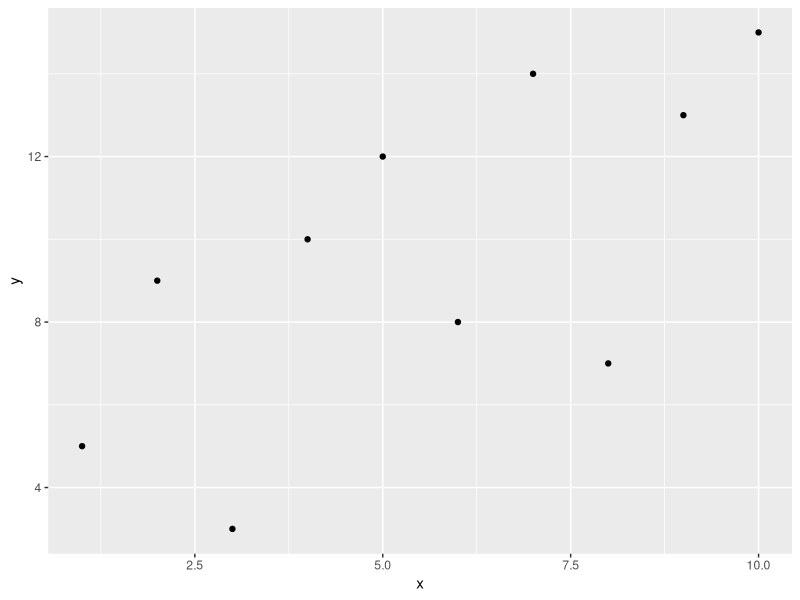
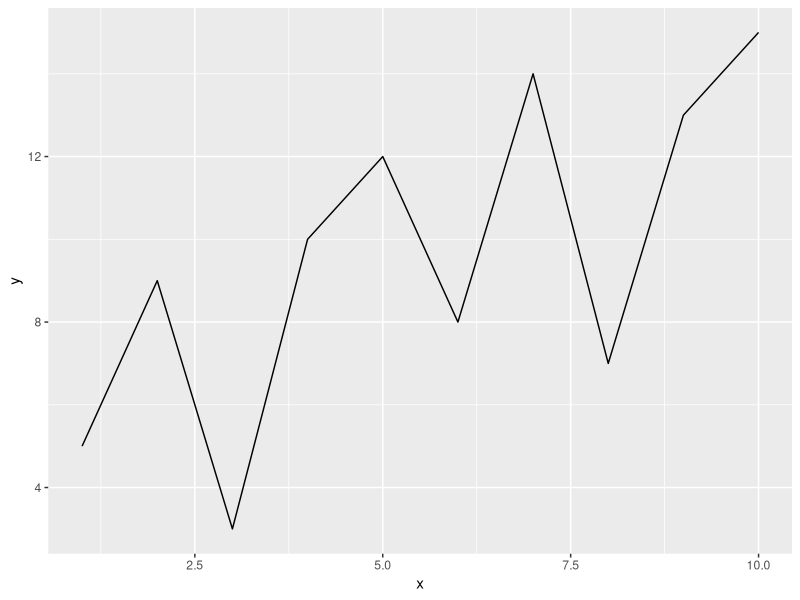
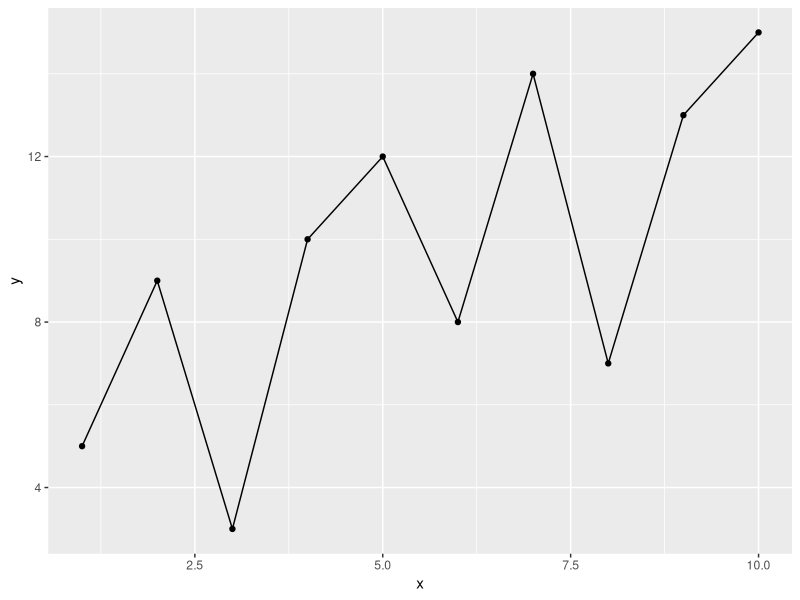
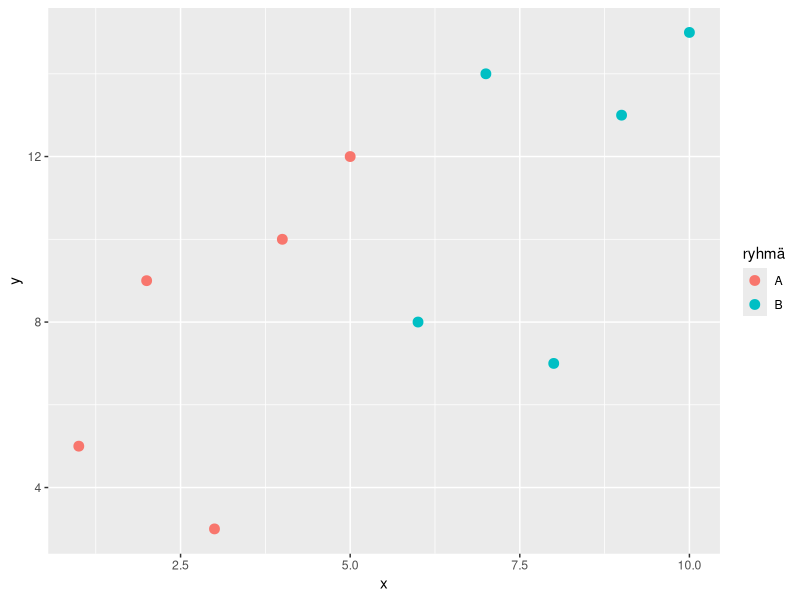
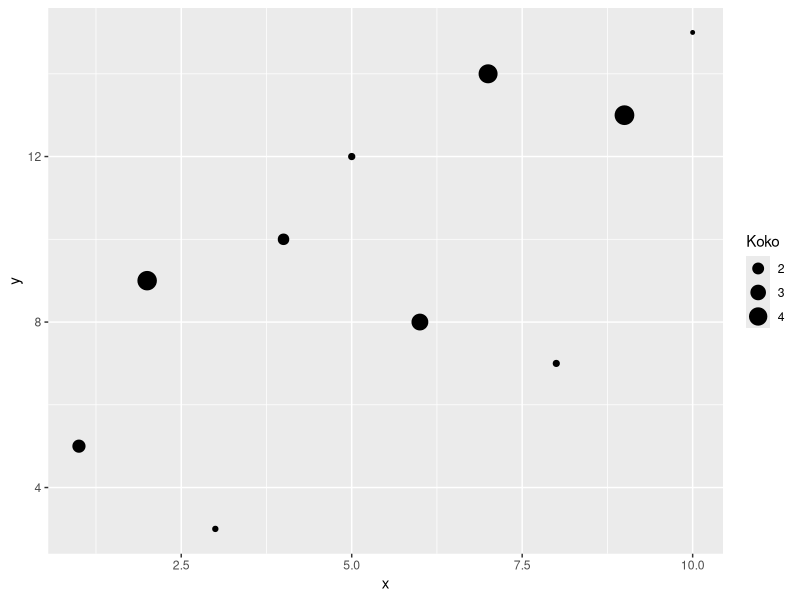
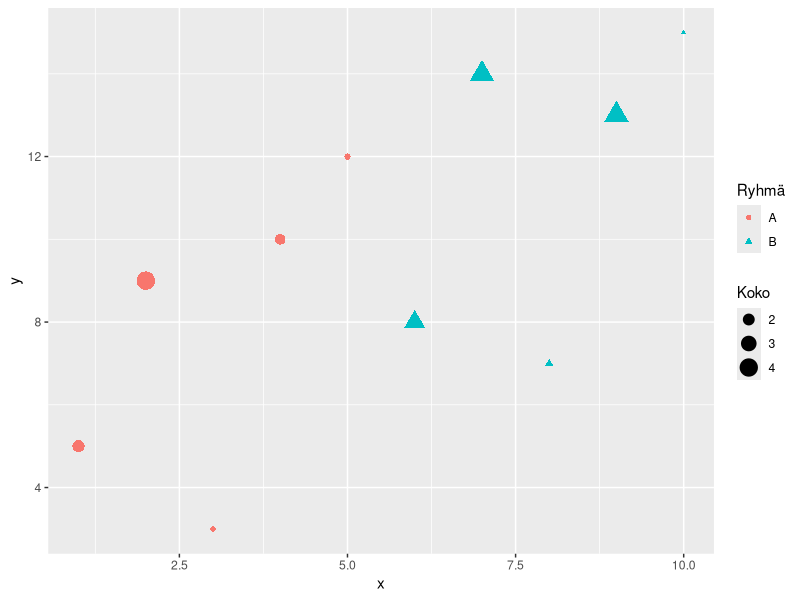
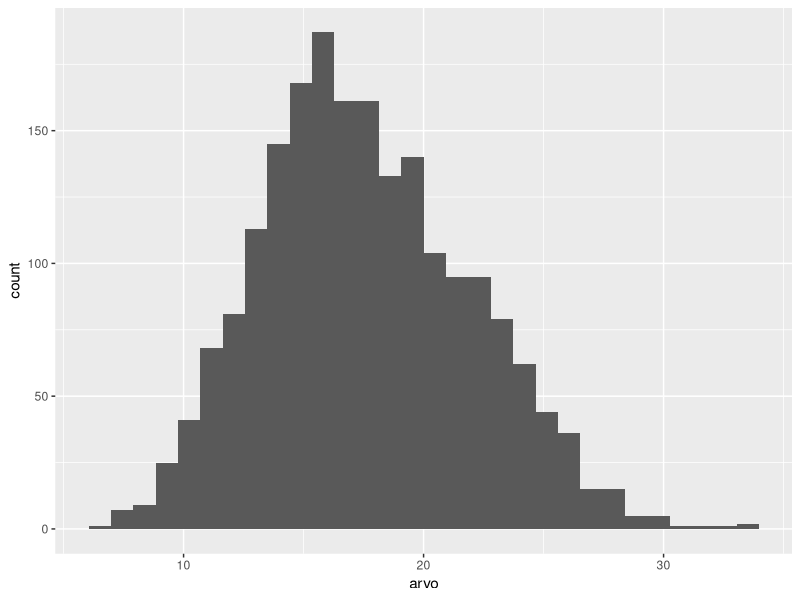
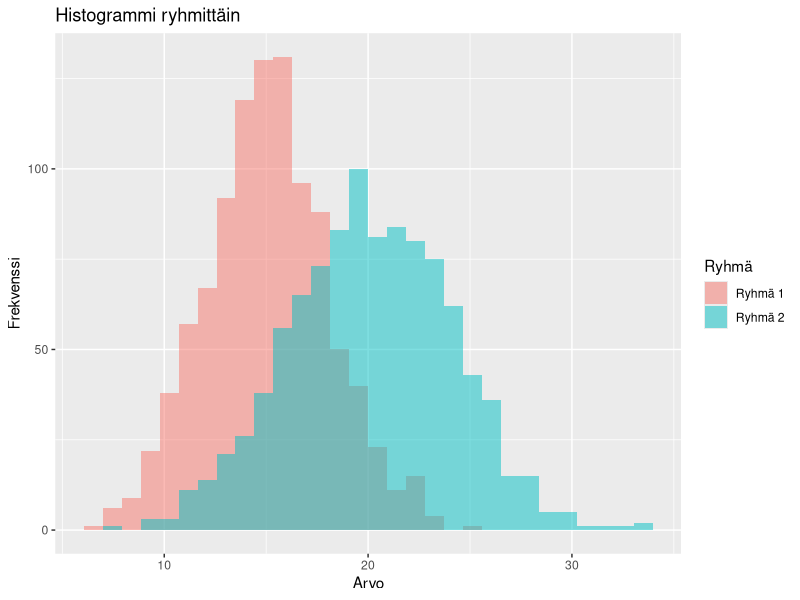

The R script that drew these images, in order:
# 2. ggplot2-visualisoinnit
# Tämä skripti esittelee ggplot2-kirjaston käyttöä erilaisten visualisointien luomiseen

# ======== Asennetaan ja ladataan ggplot2 ========

# Asennetaan ggplot2-paketti (tarvitsee tehdä vain kerran)
# install.packages("ggplot2")

# Ladataan ggplot2-kirjasto
library(ggplot2)

# ======== Luodaan esimerkkidataa ========

# Luodaan yksinkertainen dataframe
df <- data.frame(
  x = 1:10,
  y = c(5, 9, 3, 10, 12, 8, 14, 7, 13, 15),
  ryhmä = rep(c("A", "B"), each = 5),
  koko = runif(10, 1, 5)
)

# Luodaan isompi datajoukko monimutkaisempiin esimerkkeihin
set.seed(123)
laaja_df <- data.frame(
  x = rep(1:10, 3),
  y = c(1:10 * 1.5 + rnorm(10, 0, 1),
        1:10 * 0.8 + rnorm(10, 0, 1),
        1:10 * 1.2 + rnorm(10, 0, 1)),
  ryhmä = factor(rep(c("A", "B", "C"), each = 10)),
  kategoria = factor(rep(c("Matala", "Korkea"), times = 15)),
  arvo = runif(30, 10, 100)
)

# Luodaan data histogrammiesimerkille
hist_data <- data.frame(
  arvo = c(rnorm(1000, mean = 15, sd = 3),
           rnorm(1000, mean = 20, sd = 4)),
  ryhmä = factor(rep(c("Ryhmä 1", "Ryhmä 2"), each = 1000))
)

# Luodaan data boxplot-esimerkille
boxplot_data <- data.frame(
  arvo = c(rnorm(100, mean = 20, sd = 3),
           rnorm(100, mean = 25, sd = 4),
           rnorm(100, mean = 18, sd = 2),
           rnorm(100, mean = 22, sd = 5)),
  ryhmä = factor(rep(c("A", "B", "C", "D"), each = 100)),
  osajoukko = factor(rep(rep(c("X", "Y"), each = 50), times = 4))
)

# ======== 1. ggplot2:n perusteet ========

# ggplot2 perusrakenne: ggplot(data, aes(x, y)) + geom_*()

# Yksinkertainen pistekaavio
ggplot(data = df, aes(x = x, y = y)) +
  geom_point()

# Viivakuvaaja
ggplot(data = df, aes(x = x, y = y)) +
  geom_line()

# Pistekaavio ja viivakuvaaja yhdessä
ggplot(data = df, aes(x = x, y = y)) +
  geom_line() +
  geom_point()

# ======== 2. Estetiikkojen käyttö (aesthetics) ========

# Väri ryhmän mukaan
ggplot(data = df, aes(x = x, y = y, color = ryhmä)) +
  geom_point(size = 3)

# Pisteiden koko muuttujan mukaan
ggplot(data = df, aes(x = x, y = y, size = koko)) +
  geom_point() +
  labs(size = "Koko")  # Muutetaan legendin otsikkoa

# Useiden estetiikkojen käyttö
ggplot(data = df, aes(x = x, y = y, color = ryhmä, size = koko, shape = ryhmä)) +
  geom_point() +
  labs(color = "Ryhmä", size = "Koko", shape = "Ryhmä")

# ======== 3. Geometrioiden vertailu ========

# geom_point() - Pistekaavio
p1 <- ggplot(data = laaja_df, aes(x = x, y = y, color = ryhmä)) +
  geom_point() +
  labs(title = "geom_point()")

# geom_line() - Viivakuvaaja
p2 <- ggplot(data = laaja_df, aes(x = x, y = y, color = ryhmä)) +
  geom_line() +
  labs(title = "geom_line()")

# geom_smooth() - Sovitekäyrä
p3 <- ggplot(data = laaja_df, aes(x = x, y = y, color = ryhmä)) +
  geom_smooth() +
  labs(title = "geom_smooth()")

# geom_bar() - Pylväskaavio (laskee frekvenssin)
p4 <- ggplot(data = laaja_df, aes(x = ryhmä, fill = kategoria)) +
  geom_bar(position = "dodge") +
  labs(title = "geom_bar()")

# Yhdistetään kuvaajat (vaatii gridExtra-paketin)
# install.packages("gridExtra")
# library(gridExtra)
# grid.arrange(p1, p2, p3, p4, ncol = 2)

# ======== 4. Histogrammi ggplot2:lla ========

# Perushistogrammi
ggplot(data = hist_data, aes(x = arvo)) +
  geom_histogram(bins = 30)

# Histogrammi väritettynä ryhmän mukaan (päällekkäin)
ggplot(data = hist_data, aes(x = arvo, fill = ryhmä)) +
  geom_histogram(bins = 30, alpha = 0.5, position = "identity") +
  labs(title = "Histogrammi ryhmittäin", 
       x = "Arvo", 
       y = "Frekvenssi",
       fill = "Ryhmä")

# Histogrammi tiheyskäyrällä
ggplot(data = hist_data, aes(x = arvo)) +
  geom_histogram(aes(y = ..density..), bins = 30, fill = "skyblue", color = "black") +
  geom_density(alpha = 0.5, fill = "red") +
  labs(title = "Histogrammi tiheyskäyrällä", 
       x = "Arvo", 
       y = "Tiheys")

# Useita histogrammeja vierekkäin (faceting)
ggplot(data = hist_data, aes(x = arvo)) +
  geom_histogram(bins = 30, fill = "skyblue", color = "black") +
  facet_wrap(~ ryhmä) +
  labs(title = "Histogrammit ryhmittäin", 
       x = "Arvo", 
       y = "Frekvenssi")

# ======== 5. Laatikkokaavio (Box Plot) ggplot2:lla ========

# Peruslaatikkokaavio
ggplot(data = boxplot_data, aes(x = ryhmä, y = arvo)) +
  geom_boxplot() +
  labs(title = "Laatikkokaavio", 
       x = "Ryhmä", 
       y = "Arvo")

# Laatikkokaavio täytettynä ryhmän mukaan
ggplot(data = boxplot_data, aes(x = ryhmä, y = arvo, fill = ryhmä)) +
  geom_boxplot() +
  labs(title = "Laatikkokaavio väritettynä", 
       x = "Ryhmä", 
       y = "Arvo",
       fill = "Ryhmä")

# Ryhmitelty laatikkokaavio
ggplot(data = boxplot_data, aes(x = ryhmä, y = arvo, fill = osajoukko)) +
  geom_boxplot() +
  labs(title = "Ryhmitelty laatikkokaavio", 
       x = "Ryhmä", 
       y = "Arvo",
       fill = "Osajoukko")

# Ympyröidään poikkeavat havainnot
ggplot(data = boxplot_data, aes(x = ryhmä, y = arvo)) +
  geom_boxplot(outlier.shape = NA) +  # Piilotetaan oletuspoikkeamat
  geom_jitter(width = 0.2, alpha = 0.5) +  # Lisätään hajontaa välttääksemme päällekkäisyyttä
  labs(title = "Laatikkokaavio pistepilven kanssa", 
       x = "Ryhmä", 
       y = "Arvo")

# ======== 6. Violin Plot (Viulukuvaaja) ========

# Perusviulukuvaaja
ggplot(data = boxplot_data, aes(x = ryhmä, y = arvo)) +
  geom_violin() +
  labs(title = "Viulukuvaaja", 
       x = "Ryhmä", 
       y = "Arvo")

# Viulukuvaaja + laatikkokaavio
ggplot(data = boxplot_data, aes(x = ryhmä, y = arvo, fill = ryhmä)) +
  geom_violin(alpha = 0.5) +
  geom_boxplot(width = 0.2, alpha = 0.8) +
  labs(title = "Viulukuvaaja laatikkokaavion kanssa", 
       x = "Ryhmä", 
       y = "Arvo",
       fill = "Ryhmä")

# ======== 7. Bar Plot (Pylväsdiagrammi) ========

# Luodaan data pylväsdiagrammia varten
data_pylväs <- data.frame(
  kategoria = factor(c("A", "B", "C", "D", "E")),
  arvo = c(10, 24, 15, 8, 17)
)

# Peruspylväsdiagrammi (huomaa stat = "identity")
ggplot(data = data_pylväs, aes(x = kategoria, y = arvo)) +
  geom_col() +  # geom_col() = geom_bar(stat = "identity")
  labs(title = "Pylväsdiagrammi", 
       x = "Kategoria", 
       y = "Arvo")

# Pylväsdiagrammi väritettynä
ggplot(data = data_pylväs, aes(x = kategoria, y = arvo, fill = kategoria)) +
  geom_col() +
  labs(title = "Pylväsdiagrammi väritettynä", 
       x = "Kategoria", 
       y = "Arvo",
       fill = "Kategoria")

# Vaakasuora pylväsdiagrammi
ggplot(data = data_pylväs, aes(x = kategoria, y = arvo, fill = kategoria)) +
  geom_col() +
  coord_flip() +  # Kääntää koordinaatiston
  labs(title = "Vaakasuora pylväsdiagrammi", 
       x = "Kategoria", 
       y = "Arvo",
       fill = "Kategoria")

# ======== 8. Kuvaajien muokkaaminen ========

# Teema
p <- ggplot(data = df, aes(x = x, y = y, color = ryhmä)) +
  geom_point(size = 3) +
  labs(title = "Muokattu kuvaaja",
       subtitle = "Esimerkki teeman käytöstä",
       x = "X-akseli",
       y = "Y-akseli",
       color = "Ryhmä")

# theme_minimal() - minimalistinen teema
p + theme_minimal()

# theme_bw() - mustavalkoinen teema
p + theme_bw()

# theme_classic() - klassinen teema
p + theme_classic()

# theme_dark() - tumma teema
p + theme_dark()

# Oma mukautettu teema
p + theme(
  plot.title = element_text(size = 16, face = "bold"),
  plot.subtitle = element_text(size = 12, color = "gray50"),
  axis.title = element_text(size = 14),
  legend.position = "bottom",
  panel.grid.major = element_line(color = "gray80"),
  panel.grid.minor = element_blank()
)

# ======== 9. Värit ja väripaletit ========

# Käsin määritellyt värit
ggplot(data = boxplot_data, aes(x = ryhmä, y = arvo, fill = ryhmä)) +
  geom_boxplot() +
  scale_fill_manual(values = c("red", "blue", "green", "purple"))

# RColorBrewer-paketista
# install.packages("RColorBrewer")
# library(RColorBrewer)
ggplot(data = boxplot_data, aes(x = ryhmä, y = arvo, fill = ryhmä)) +
  geom_boxplot() +
  scale_fill_brewer(palette = "Set1")

# Jatkuva väripaletti
ggplot(data = laaja_df, aes(x = x, y = y, color = arvo)) +
  geom_point(size = 3) +
  scale_color_gradient(low = "blue", high = "red")

# Vihjeitä väripaleteista:
# scale_fill_brewer() / scale_color_brewer() - RColorBrewer-paketista
# scale_fill_viridis_d() / scale_color_viridis_d() - viridis-paketista
# scale_fill_gradient() / scale_color_gradient() - jatkuva kaksivärinen paletti
# scale_fill_gradient2() / scale_color_gradient2() - jatkuva kolmivärinen paletti

# ======== 10. Faceting (jaetut kuvaajat) ========

# facet_wrap() - jaetaan kuvaajat yhden muuttujan mukaan
ggplot(data = laaja_df, aes(x = x, y = y, color = ryhmä)) +
  geom_point() +
  geom_smooth(method = "lm", se = FALSE) +
  facet_wrap(~ kategoria) +
  labs(title = "Jaetut kuvaajat kategorian mukaan",
       x = "X",
       y = "Y",
       color = "Ryhmä")

# facet_grid() - jaetaan kuvaajat kahden muuttujan mukaan
ggplot(data = boxplot_data, aes(x = ryhmä, y = arvo, fill = ryhmä)) +
  geom_boxplot() +
  facet_grid(rows = vars(osajoukko)) +
  labs(title = "Jaetut laatikkokaaviot",
       x = "Ryhmä",
       y = "Arvo",
       fill = "Ryhmä")

# ======== 11. Kuvaajien tallentaminen ========

# Tallennetaan viimeinen kuvaaja
viimeinen_kuvaaja <- ggplot(data = laaja_df, aes(x = x, y = y, color = ryhmä)) +
  geom_point() +
  geom_smooth(method = "lm", se = FALSE) +
  facet_wrap(~ kategoria) +
  labs(title = "Jaetut kuvaajat kategorian mukaan",
       x = "X",
       y = "Y",
       color = "Ryhmä") +
  theme_minimal()

# Tallennetaan PNG-tiedostona
ggsave("ggplot2_esimerkki.png", viimeinen_kuvaaja, width = 10, height = 6, dpi = 300)

# Tallennetaan PDF-tiedostona
ggsave("ggplot2_esimerkki.pdf", viimeinen_kuvaaja, width = 10, height = 6)

# ======== Yhteenveto ========

cat("Tässä esimerkissä opimme käyttämään ggplot2-kirjastoa erilaisten kuvaajien luomiseen:\n")
cat("1. ggplot2:n perusteet ja rakenne\n")
cat("2. Estetiikkojen käyttö (aesthetics)\n")
cat("3. Eri geometriat (geom_*)\n")
cat("4. Histogrammit\n")
cat("5. Laatikkokaaviot\n")
cat("6. Viulukuvaajat\n")
cat("7. Pylväsdiagrammit\n")
cat("8. Kuvaajien muokkaaminen ja teemat\n")
cat("9. Värit ja väripaletit\n")
cat("10. Faceting (jaetut kuvaajat)\n")
cat("11. Kuvaajien tallentaminen\n")
cat("\nggplot2 tarjoaa tehokkaan ja joustavan tavan luoda visualisointeja R:llä.\n")
cat("Sen 'Grammar of Graphics' -lähestymistapa tekee monimutkaistenkin visualisointien luomisesta systemaattista.\n")
